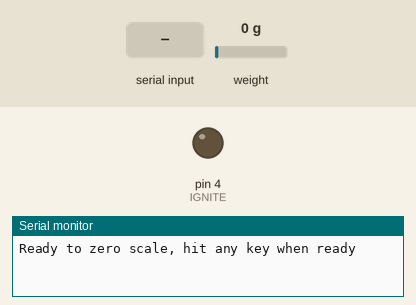
The sketch below on a simulated Arduino Uno, built with avr-gcc and run on an emulated ATmega328P. Shown: output pins drawn as LEDs (lit = HIGH), the last lines printed to the serial monitor. Inputs (shaded band) come from the test bench; at power-on: weight on the scale 0 g.

Above: at 0.8 s.
0.9 s: "90,45\n" received over Serial
3.4 s: "30,150\n" received over Serial
At 14.3 s:
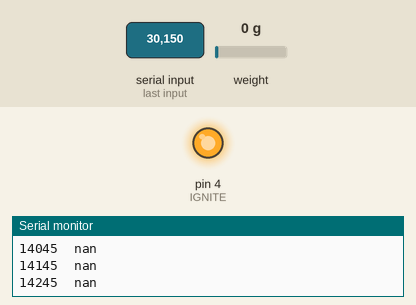
Timing chart, 0 to 15.0 s (numbered marks = the images above; inputs shaded):
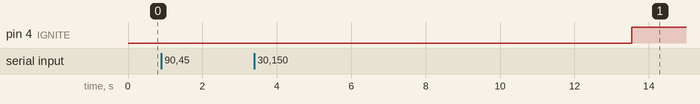

Measured:
- after the input at 3.4 s, pin 4 (IGNITE): LOW → HIGH after 10.1 s

The sketch:

Rocket_Test_Stand_With_Ignition.ino
```cpp
// (licence header left out)
#include "HX711.h"
#define DOUT 3
#define CLK 2
#define IGNITE 4
#define CONTINUITY A0

int cont = 0;
float analogMax = 1023;

HX711 scale(DOUT, CLK);
void setup() {
    pinMode(IGNITE, OUTPUT);
    digitalWrite(IGNITE, LOW);

    Serial.begin(9600);
    scale.set_scale();
    Serial.println("Ready to zero scale, hit any key when ready");
    waitForSerial();
    scale.tare(); //Reset the scale to 0
    Serial.println("Scale zeroed, add calibration weight and enter weight in grams when ready:");
    while (Serial.available()==0)  {
    }
    float calibration_weight = Serial.parseFloat();
    float calibration_measure = scale.get_units(10); //Get a baseline reading
    float scalefactor = calibration_measure/calibration_weight;
    Serial.print("cal_weight: ");
    Serial.println(calibration_weight);
    Serial.print("cal_measure: ");
    Serial.println(calibration_measure);
    Serial.print("scale factor: ");
    Serial.println(scalefactor);
    scale.set_scale(scalefactor);
}

void loop() {
    cont = analogRead(CONTINUITY);
    Serial.print("Continuity reading is ");
    Serial.println(cont);
    Serial.print("Continuity is ");
    if (cont > analogMax/2) {
      Serial.println("GOOD");
    }
    else {
      Serial.println("BAD");
  }
// If cont is bad, don't continue!  TBD

    Serial.println("Ready for motor test.  Remove calibration weight and replace with motor.  Hit any key to begin data collection.");
    Serial.println("Data collection will continue for ~10 seconds.");
    waitForSerial();
    for (int i=0; i <= 100; i++){
      //Serial.println(scale.get_value(1));
      Serial.print(millis());
      Serial.print("\t");
      Serial.println(scale.get_units());
    }
    digitalWrite(IGNITE, HIGH);
     for (int i=0; i <= 100; i++){
      //Serial.println(scale.get_value(1));
      Serial.print(millis());
      Serial.print("\t");
      Serial.println(scale.get_units());
    }
  digitalWrite(IGNITE, LOW);
    for (int i=0; i <= 800; i++){
      //Serial.println(scale.get_value(1));
      Serial.print(millis());
      Serial.print("\t");
      Serial.println(scale.get_units());
    }

    Serial.println("Data collection complete.");
    while(1);
}

void waitForSerial(){
  // First flush the buffer
  while(Serial.available()){Serial.read();}
//Wait for activity
  while (!Serial.available()) { }
//read what's there, print it, and exit
  Serial.println(Serial.read());
}
```
